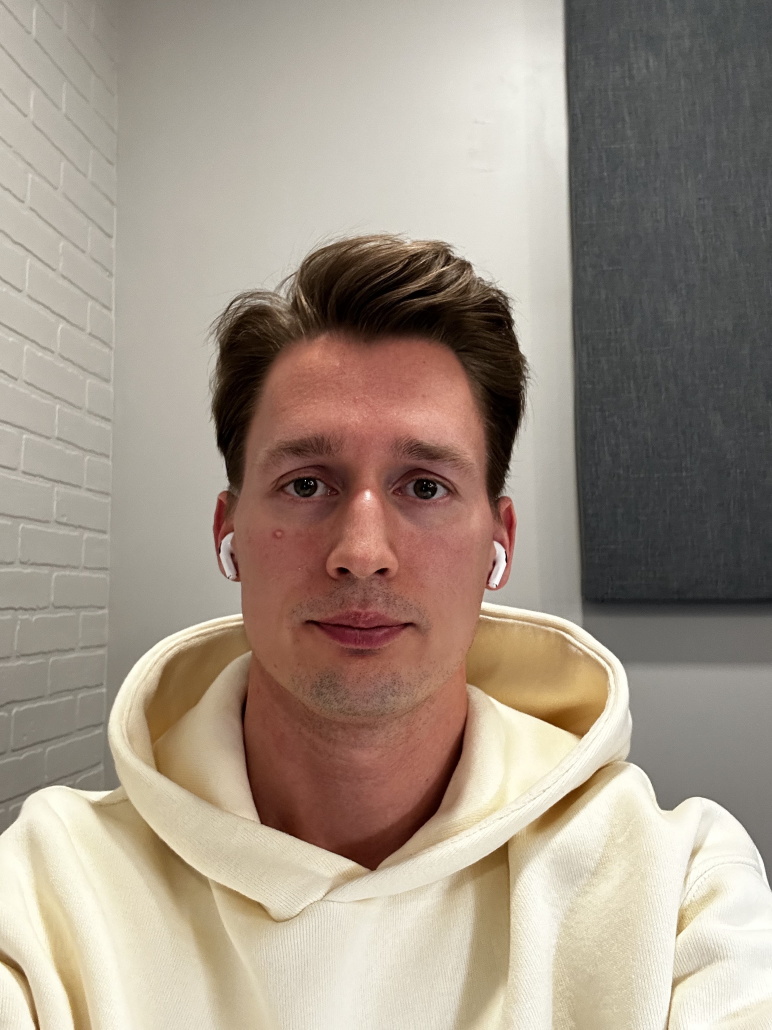
#> input picture media/IMG_0514.jpg, 2316 x 3088 px, found by its file name (shown at 1/3 size)
$ python test_facecrop.py
#> lines starting #> are read from the running program, lines starting #| are printed output that depends on the picture
import cv2
import numpy as np
import os

from PIL import Image


def adjust_image(image_path, output_size, face_area_percentage):
#> called with output_size = (413, 531), face_area_percentage = 45
    dir_path = os.path.dirname(os.path.abspath(image_path))
    filename, file_extension = os.path.splitext(os.path.basename(image_path))
    output_path = f"{dir_path}/{filename}_cropped{file_extension}"
    # Open image using OpenCV
    image = cv2.imread(image_path)
#> image is the input picture: shape (3088, 2316, 3); mean B, G, R 134.3, 147.7, 160.9

    # Convert image to grayscale
    gray = cv2.cvtColor(image, cv2.COLOR_BGR2GRAY)
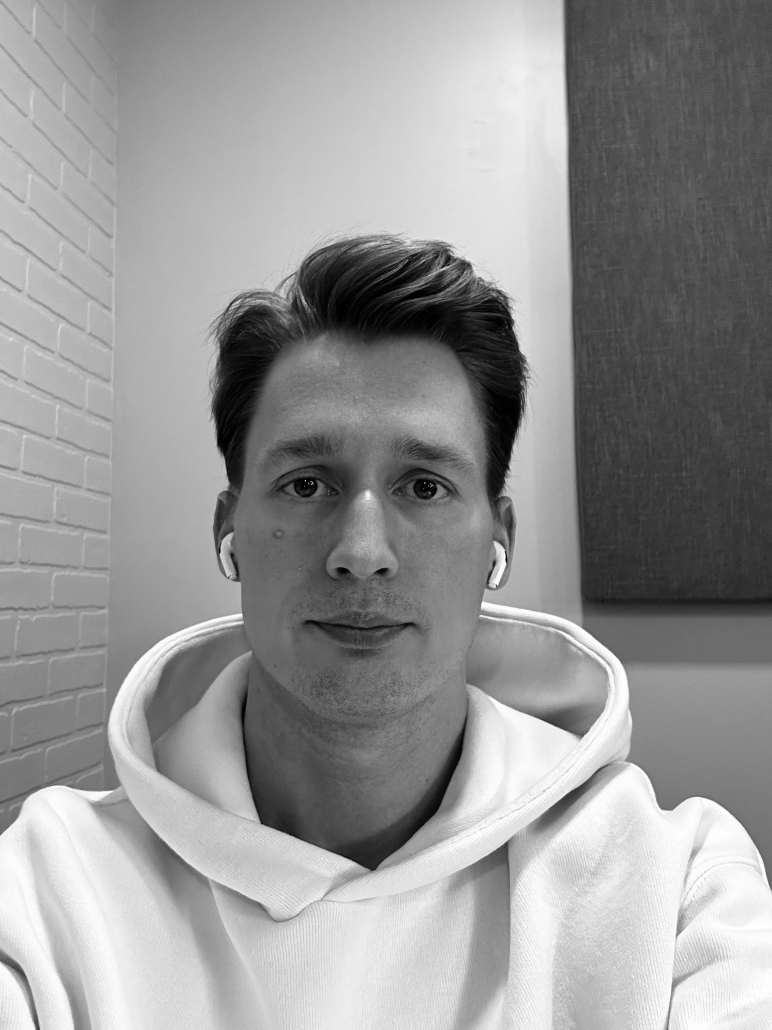
#> gray: shape (3088, 2316) (shown at 1/3 size); min 0, max 255, mean 150.1

    # Load face cascade
    face_cascade = cv2.CascadeClassifier(
        "/Users/denissakhno/Downloads/haarcascade_frontalface_default.xml.txt"
    )

    # Detect faces in image
    faces = face_cascade.detectMultiScale(gray, 1.3, 5)
#> faces = [[573, 1026, 1066, 1066]]

    # Iterate through detected faces
    for (x, y, w, h) in faces:
        # Crop image to face area
        face_image = image[y : y + h, x : x + w]
#> this loop made 1 pass
#> pass 1, in adjust_image, `face_image = image[y : y + h, x : x + w]`:
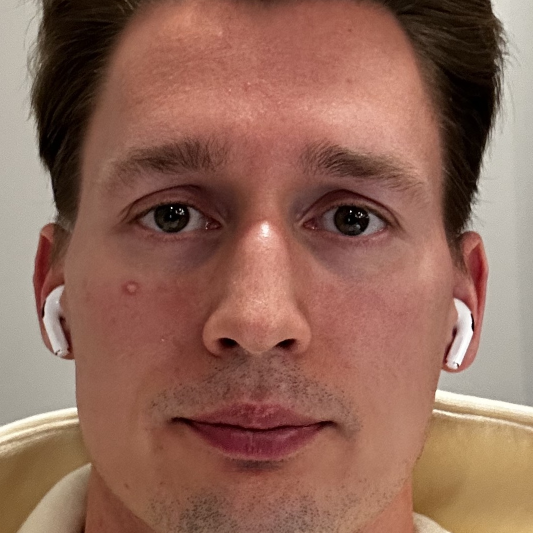
#> face_image: shape (1066, 1066, 3) (shown at 1/2 size); mean B, G, R 88.3, 103.6, 144.9

    # Convert image to PIL Image
    face_image = Image.fromarray(face_image)

    # Resize image to desired output size
    face_image = face_image.resize((output_size[0], output_size[1]), Image.LANCZOS)
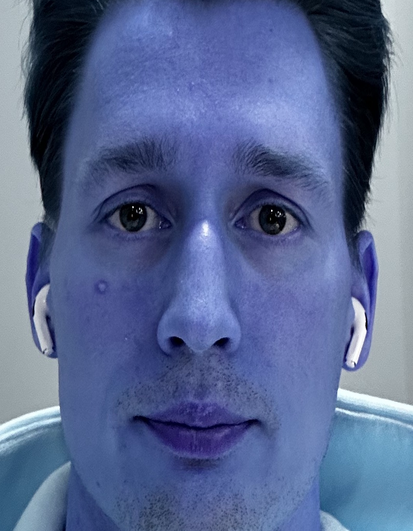
#> face_image: PIL image 413x531 RGB; mean R, G, B 88.3, 103.6, 144.9

    # Calculate size of face area
#> (the run stopped early here; a loop or call above may not have finished)

$ run again, with media/IMG_0509.jpg copied over media/IMG_0514.jpg
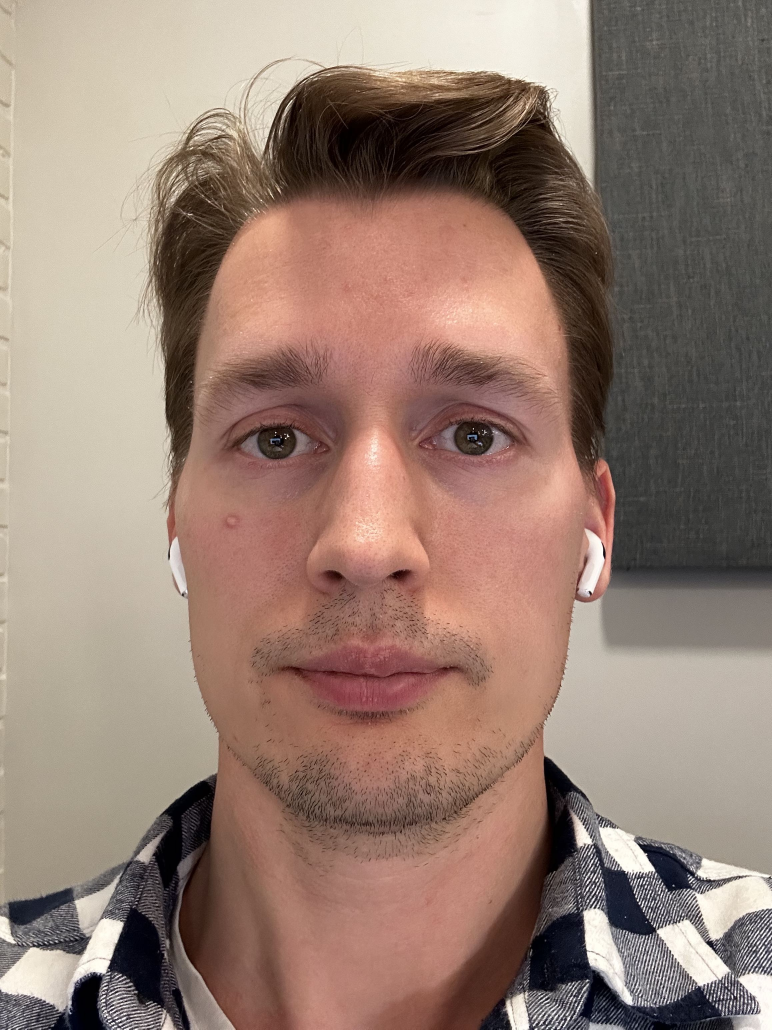
#> input picture media/IMG_0509.jpg, 2316 x 3088 px, found by its file name (shown at 1/3 size)
#> in adjust_image, image is the input picture: shape (3088, 2316, 3); mean B, G, R 114.6, 126.6, 150.1
#> in adjust_image, `gray = cv2.cvtColor(image, cv2.COLOR_BGR2GRAY)`:
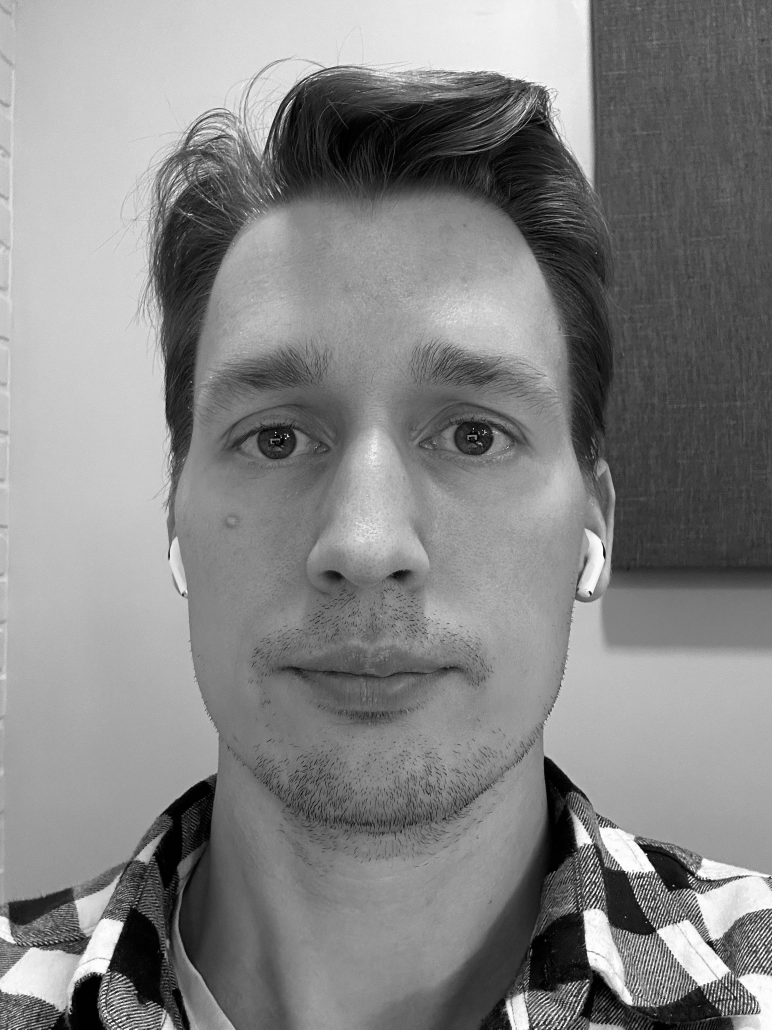
#> gray: shape (3088, 2316) (shown at 1/3 size); min 0, max 255, mean 132.3
#> faces = [[242, 590, 1771, 1771]]
#> the loop in adjust_image, `for (x, y, w, h) in faces:` made 1 pass
#> in adjust_image, `face_image = face_image.resize((output_size[0], output_size[1]), Image..`:
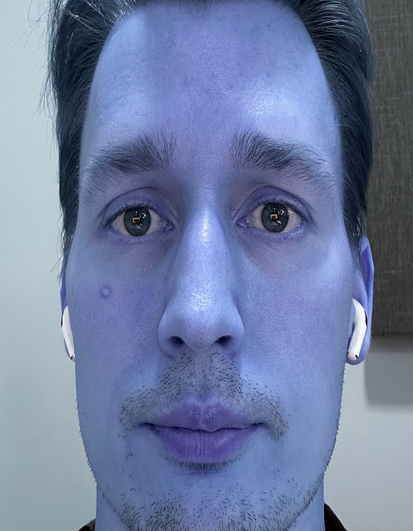
#> face_image: PIL image 413x531 RGB; mean R, G, B 111, 125.3, 161.2

$ run again, with media/IMG_0510.jpg copied over media/IMG_0514.jpg
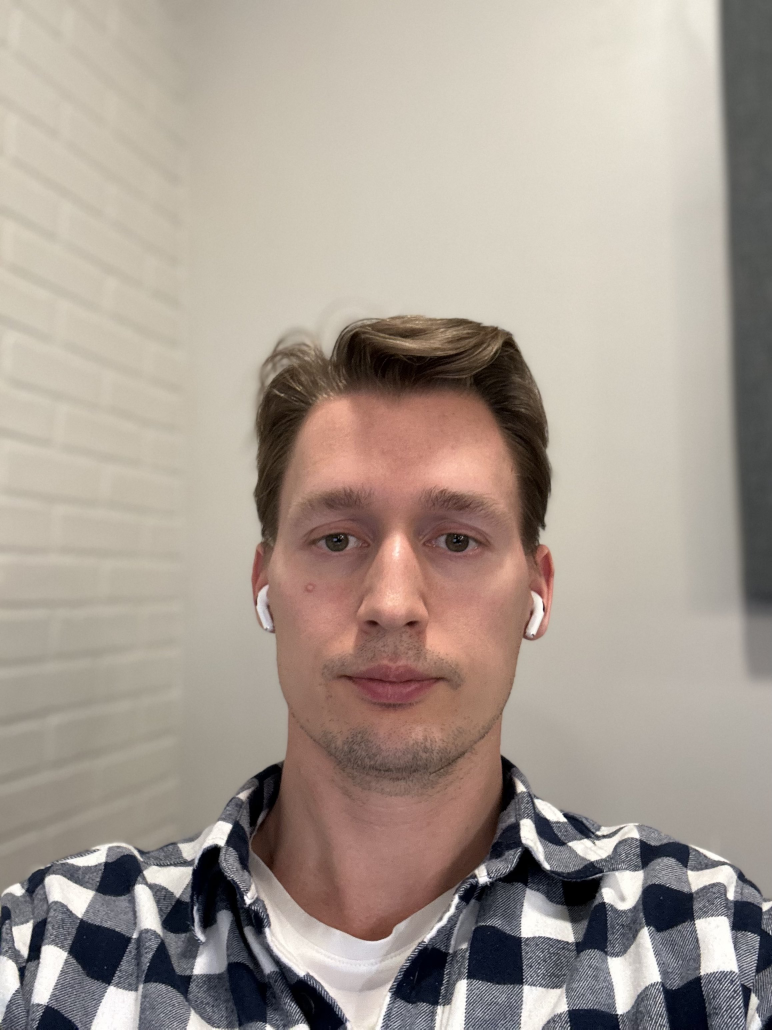
#> input picture media/IMG_0510.jpg, 2316 x 3088 px, found by its file name (shown at 1/3 size)
#> in adjust_image, image is the input picture: shape (3088, 2316, 3); mean B, G, R 146.9, 156.4, 167.9
#> in adjust_image, `gray = cv2.cvtColor(image, cv2.COLOR_BGR2GRAY)`:
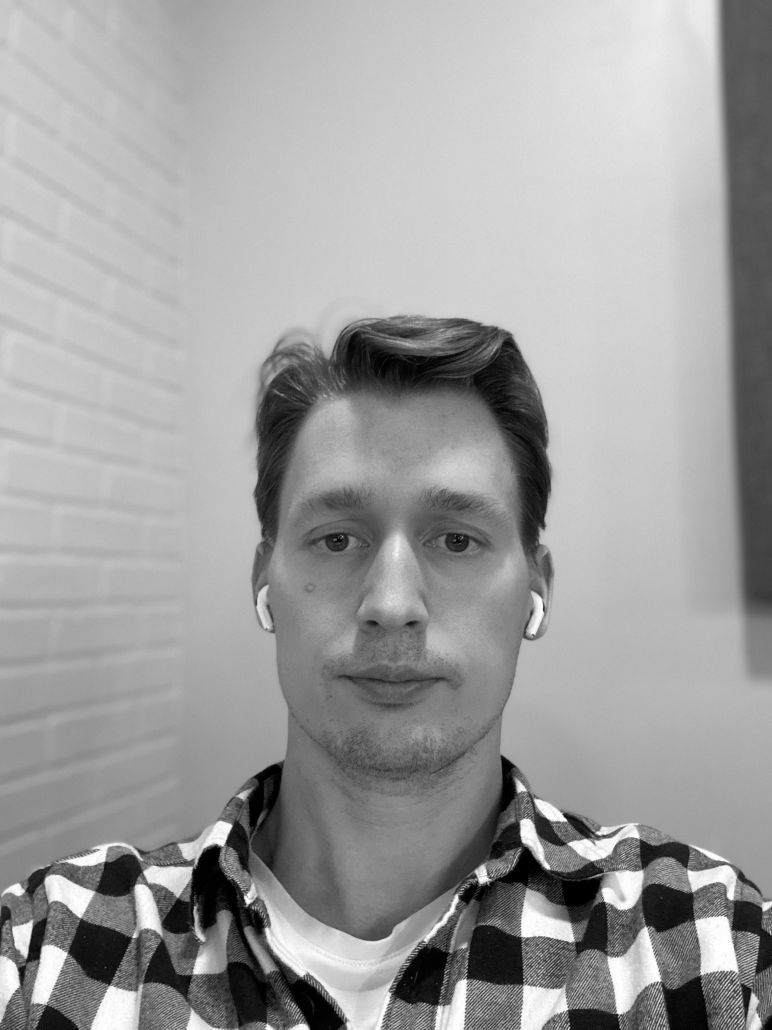
#> gray: shape (3088, 2316) (shown at 1/3 size); min 0, max 255, mean 158.7
#> faces = [[599, 1151, 1187, 1187]]
#> the loop in adjust_image, `for (x, y, w, h) in faces:` made 1 pass
#> in adjust_image, `face_image = face_image.resize((output_size[0], output_size[1]), Image..`:
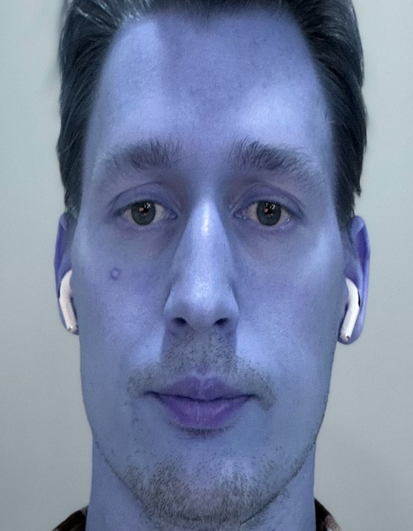
#> face_image: PIL image 413x531 RGB; mean R, G, B 118, 131.2, 161.6
